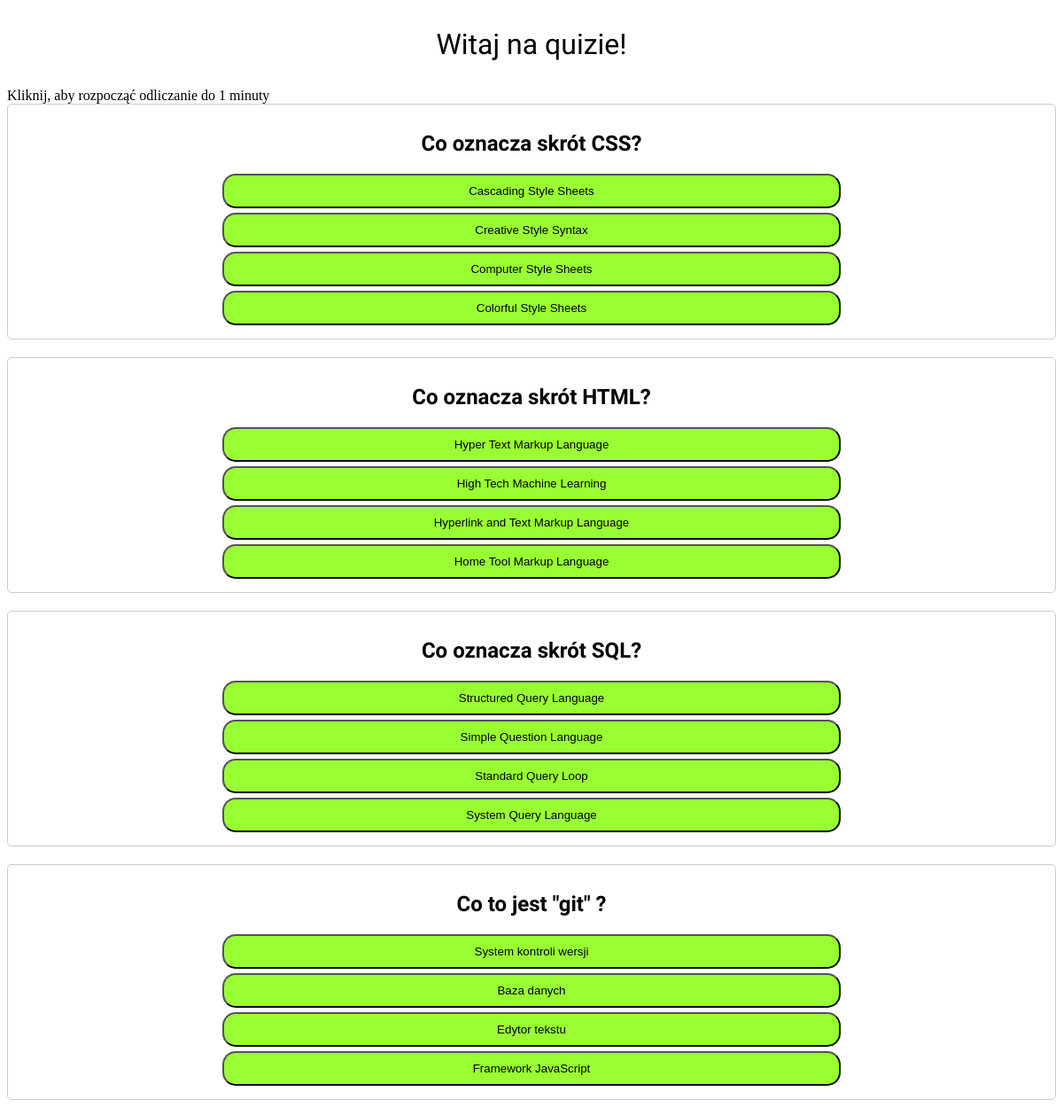
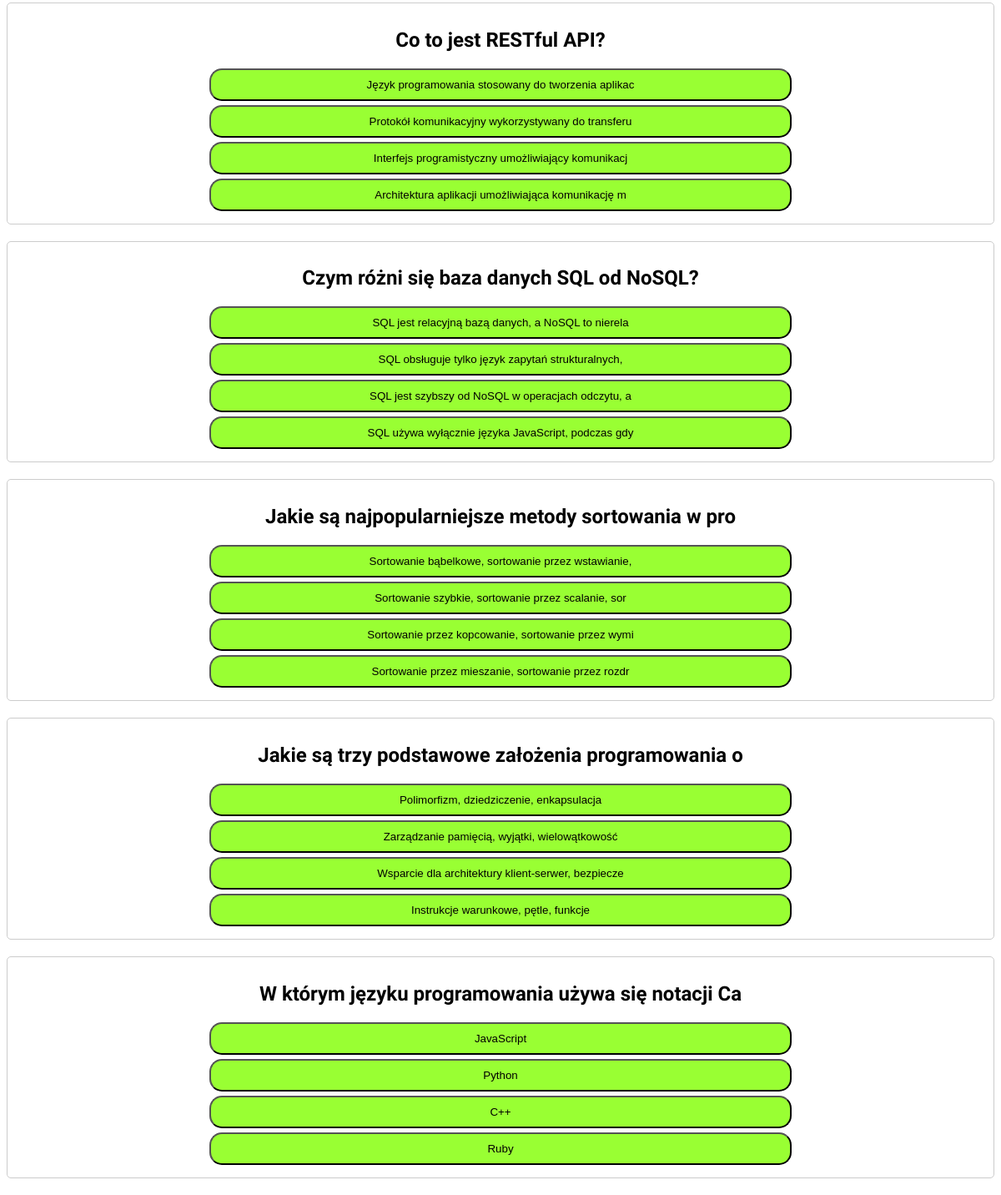
Screenshot of /ax.php with the database file from the repository (2 pictures, top to bottom).
### tables this page shows
CREATE TABLE `pytania` (
  `pytanie` varchar(50) NOT NULL,
  `odpowiedz1` varchar(50) NOT NULL,
  `odpowiedz2` varchar(50) NOT NULL,
  `odpowiedz3` varchar(50) NOT NULL,
  `odpowiedz4` varchar(50) NOT NULL,
  `dobraodpowiedz` varchar(50) NOT NULL,
  `id` int(11) NOT NULL
);

### ax.php (the view, shortened to what this page needs)
<!DOCTYPE html>
<html lang="en">
<head>
</head>
<body>
    <h1>Witaj na quizie!</h1>
    <div id="clock" onclick="startCountdown()">Kliknij, aby rozpocząć odliczanie do 1 minuty</div>
    <?php
    include 'lacz.php';
    $conn = mysqli_connect($servername, $username, $password, $dbname);
    $sql = "SELECT * FROM pytania;";
    $result = mysqli_query($conn, $sql);
    if (mysqli_num_rows($result) > 0) {
        while ($row = mysqli_fetch_assoc($result)) {
            ?>
            <div class='card'>
                <h2><?php echo $row["pytanie"]; ?></h2>
                <form>
                    <button type='button' onclick='sendAnswer(1, <?php echo $row["dobraodpowiedz"]; ?>)'><?php echo $row["odpowiedz1"]; ?></button>
                    <button type='button' onclick='sendAnswer(2, <?php echo $row["dobraodpowiedz"]; ?>)'><?php echo $row["odpowiedz2"]; ?></button>
                    <button type='button' onclick='sendAnswer(3, <?php echo $row["dobraodpowiedz"]; ?>)'><?php echo $row["odpowiedz3"]; ?></button>
                    <button type='button' onclick='sendAnswer(4, <?php echo $row["dobraodpowiedz"]; ?>)'><?php echo $row["odpowiedz4"]; ?></button>
                </form>
            </div>
            <?php
        }
    }
    ?>
</body>
</html>

### ax.php (style rules this page uses)
h1 { font-family: "Protest Strike", sans-serif; font-weight: 100; padding: 10px; margin-bottom: 20px; text-align: center; }
.card { font-family: "Protest Strike", sans-serif; font-weight: 100; border: 1px solid #ccc; border-radius: 5px; padding: 10px; margin-bottom: 20px; text-align: center; }
form button { width: 60%; text-align: center; padding: 10px; margin-bottom: 5px; background-color: #99ff33; border-radius: 15px; }

### rows the page displays
pytania: pytanie "Co oznacza skrót CSS?", odpowiedz1 "Cascading Style Sheets", odpowiedz2 "Creative Style Syntax", odpowiedz3 "Computer Style Sheets", odpowiedz4 "Colorful Style Sheets"
pytania: pytanie "Co oznacza skrót HTML?", odpowiedz1 "Hyper Text Markup Language", odpowiedz2 "High Tech Machine Learning", odpowiedz3 "Hyperlink and Text Markup Language", odpowiedz4 "Home Tool Markup Language"
pytania: pytanie "Co oznacza skrót SQL?", odpowiedz1 "Structured Query Language", odpowiedz2 "Simple Question Language", odpowiedz3 "Standard Query Loop", odpowiedz4 "System Query Language"
pytania: pytanie "Co to jest \"git\" ?", odpowiedz1 "System kontroli wersji", odpowiedz2 "Baza danych", odpowiedz3 "Edytor tekstu", odpowiedz4 "Framework JavaScript"
pytania: pytanie "Co to jest RESTful API?", odpowiedz1 "Język programowania stosowany do tworzenia aplikac", odpowiedz2 "Protokół komunikacyjny wykorzystywany do transferu", odpowiedz3 "Interfejs programistyczny umożliwiający komunikacj", odpowiedz4 "Architektura aplikacji umożliwiająca komunikację m"
pytania: pytanie "Czym różni się baza danych SQL od NoSQL?", odpowiedz1 "SQL jest relacyjną bazą danych, a NoSQL to nierela", odpowiedz2 "SQL obsługuje tylko język zapytań strukturalnych,", odpowiedz3 "SQL jest szybszy od NoSQL w operacjach odczytu, a", odpowiedz4 "SQL używa wyłącznie języka JavaScript, podczas gdy"
pytania: pytanie "Jakie są najpopularniejsze metody sortowania w pro", odpowiedz1 "Sortowanie bąbelkowe, sortowanie przez wstawianie,", odpowiedz2 "Sortowanie szybkie, sortowanie przez scalanie, sor", odpowiedz3 "Sortowanie przez kopcowanie, sortowanie przez wymi", odpowiedz4 "Sortowanie przez mieszanie, sortowanie przez rozdr"
pytania: pytanie "Jakie są trzy podstawowe założenia programowania o", odpowiedz1 "Polimorfizm, dziedziczenie, enkapsulacja", odpowiedz2 "Zarządzanie pamięcią, wyjątki, wielowątkowość", odpowiedz3 "Wsparcie dla architektury klient-serwer, bezpiecze", odpowiedz4 "Instrukcje warunkowe, pętle, funkcje"
pytania: pytanie "W którym języku programowania używa się notacji Ca", odpowiedz1 "JavaScript", odpowiedz2 "Python", odpowiedz3 "C++", odpowiedz4 "Ruby"
